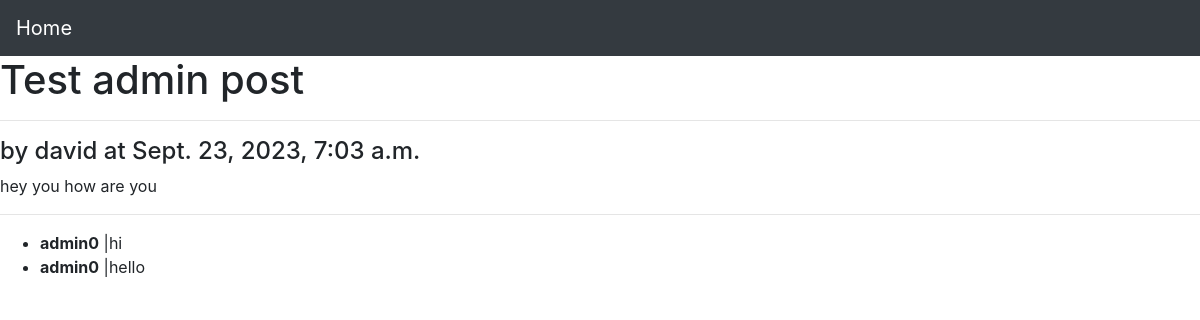
The page /articles/4/ on the database as committed earlier.
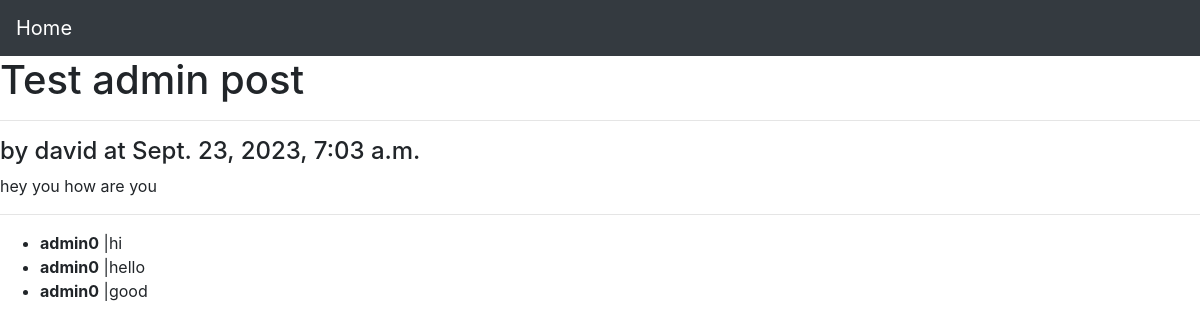
The same page on the database as committed later.
### articles/models.py (models this page shows, shortened)
class Comment(models.Model):
    article = models.ForeignKey(Article,related_name="comments", on_delete=models.CASCADE)
    comment = models.TextField()
    writer = models.ForeignKey(get_user_model(), on_delete=models.CASCADE)

### accounts/models.py (models this page shows)
class customUser(AbstractUser):
    age = models.PositiveBigIntegerField(null=True,blank=True)

### articles/views.py (the view, shortened to what this page needs)
# urls.py: path("<int:pk>/",views.article_detail,name="article_detail"),
def article_detail(request,pk):
    article = get_object_or_404(Article,id=pk)
    form = CommentForm()
    return render(request,'articles/article_detail.html',{"article":article , "form":form})

### templates/articles/article_detail.html (shortened to what this page needs)
{% extends "base.html" %}
{% block content %}
    <h1>{{article.title}}</h1>
    <hr>
    <h4>by {{article.author}} at {{article.date}}</h4>
    <p>
        {{article.body}}
    </p>
    <hr>
    <p>
    <ul>
        {% for comment in article.comments.all %}
        <li>
            <b>{{comment.writer}}</b> |{{comment.comment}}
        </li>
        {% endfor %}
    </ul>
    </p>
{% endblock content %}

Rows that differ between the two databases and show on the page:
added Comment: writer "admin0", comment "good"
